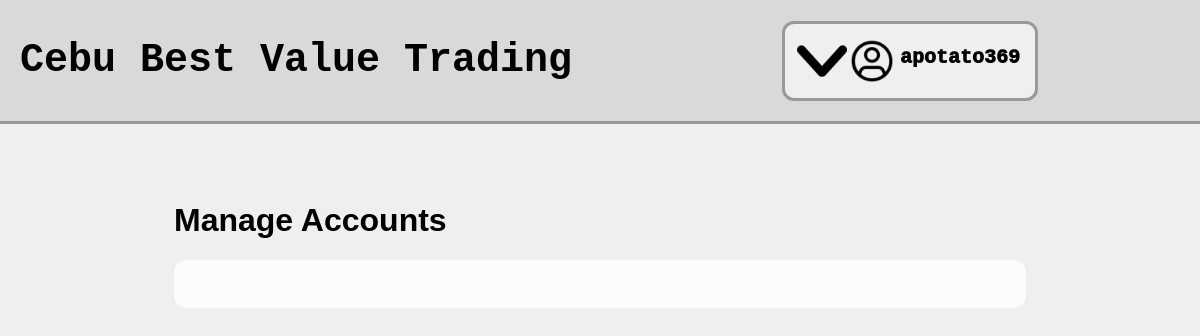
Page /admin/manage-accounts.php (signed in) on the earlier database version.
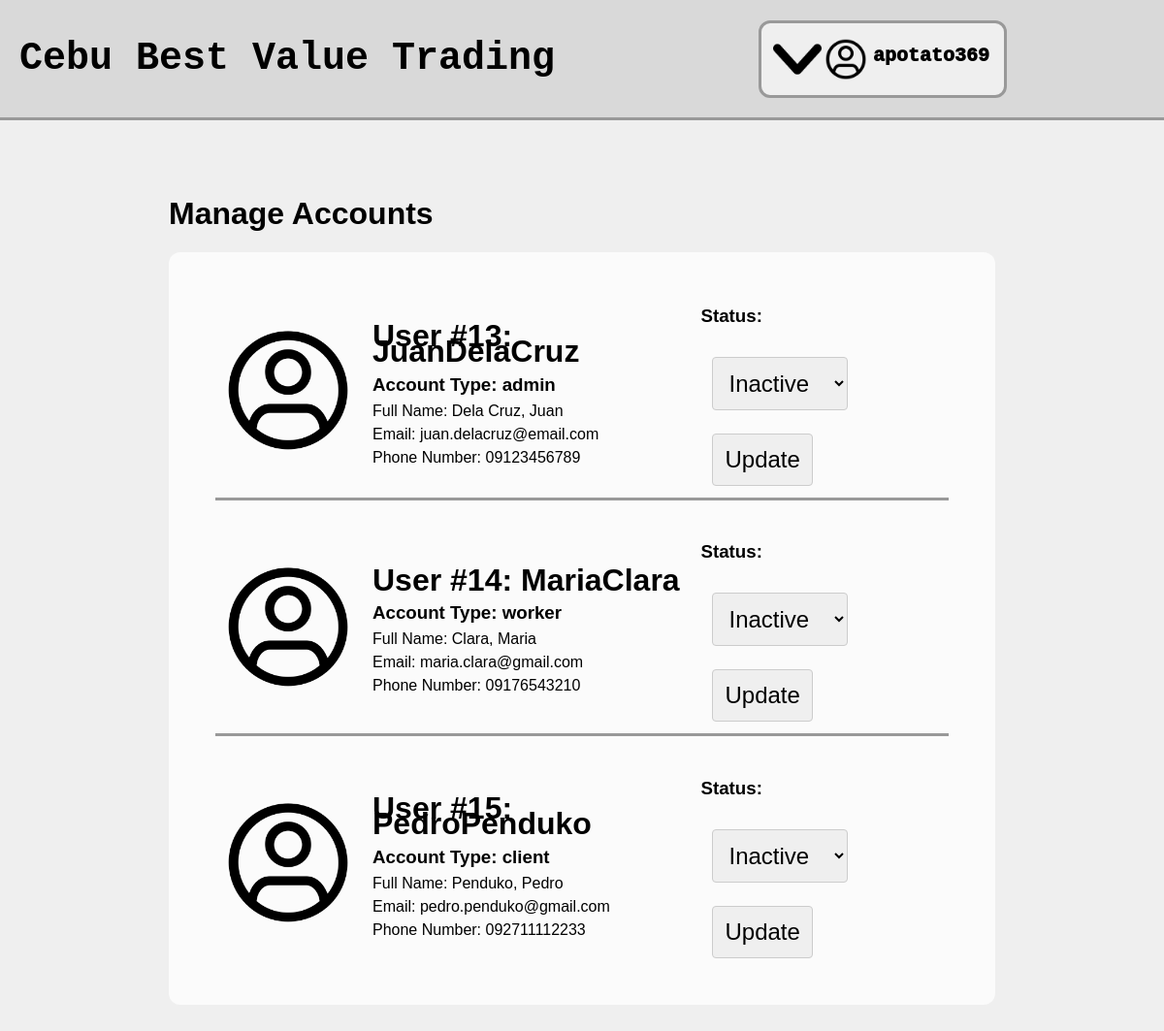
Same page on the later database version.
### tables this page shows
CREATE TABLE `users` (
  `user_id` int(11) NOT NULL,
  `username` varchar(50) NOT NULL,
  `password` varchar(255) NOT NULL,
  `user_type` enum('admin','worker','client') NOT NULL,
  `profile_picture` varchar(200) DEFAULT NULL,
  `first_name` varchar(50) NOT NULL,
  `last_name` varchar(50) NOT NULL,
  `email` varchar(50) NOT NULL,
  `phone_number` varchar(50) NOT NULL,
  `application_status` enum('approved','pending','rejected') NOT NULL DEFAULT 'pending'
);

### admin/manage-accounts.php (the view, shortened to what this page needs)
<!DOCTYPE html>
<html lang="en">
<head>
    <link rel="stylesheet" href="admin.css">
</head>
<body>
    <?php
    include "admin-navbar.php";
    ?>
    <div class="manage-accounts-container">
        <div class="manage-accounts">
            <div class="manage-accounts-title">
                <h1>Manage Accounts</h1>
            </div>
            <div class="manage-accounts-interface">
                <?php
                include "../includes/dbh.inc.php";
                $sessionUserId = $_SESSION["user_id"];
                $sessionUsername = $_SESSION["username"];
                $stmt = mysqli_stmt_init($connection);
                $sql = "SELECT * from users";
                if (!mysqli_stmt_prepare($stmt, $sql)) {
                    echo "Error when preparing SQL statement.";
                }
                if (!mysqli_stmt_execute($stmt)) {
                    echo "Error while executing SQL statement";
                }
                $results = mysqli_stmt_get_result($stmt);
                while ($row = mysqli_fetch_assoc($results)) {
                    $userId = $row["user_id"];
                    $username = $row["username"];
                    if ($sessionUserId === $userId && $sessionUsername === $username) {
                        continue;
                    }
                    $userId = $row["user_id"];
                    $userType = $row["user_type"];
                    $firstName = $row["first_name"];
                    $lastName = $row["last_name"];
                    $email = $row["email"];
                    $phoneNumber = $row["phone_number"];
                    $profilePicture = $row["profile_picture"];
                    $applicationStatus = $row["application_status"];
                    if (empty($profilePicture)) {
                        $profilePicture = "../assets/default_pfp.png";
                    }
                    ?>
                    <div class="account">
                        <div class="account-profile-picture">
                            <img src="<?php echo $profilePicture ?>" alt="">
                        </div>
                        <div class="account-info">
                            <h1>User #<?php echo $userId ?>: <?php echo $username ?></h1>
                            <h3>Account Type: <?php echo $userType ?> </h3>
                            <p>Full Name: <?php echo $lastName.", ".$firstName ?></p>
                            <p>Email: <?php echo $email ?> </p>
                            <p>Phone Number: <?php echo $phoneNumber ?> </p>
                        </div>
                        <div class="account-options">
                            <form action="../includes/update-account-status.inc.php" method="post">
                                <h3>Status: </h3>
                                <select name="account-status">
                                    <option value="pending" <?php if ($applicationStatus === "pending") { echo "selected"; } ?>>Inactive</option>
                                </select>
                                <button type="submit" name="update-account-status">Update</button>
                            </form>
                        </div>
                    </div>
                    <?php
                }
                ?>
            </div>
        </div>
    </div>
</body>
</html>

### admin/admin-navbar.php (shortened to what this page needs)
<?php
    $profilePicPath = "../assets/default_pfp.png";
?>
<nav>
    <div class="nav-title">
        <h1>Cebu Best Value Trading</h1>
    </div>
    <div class="nav-dropdown-menu">
        <div class="nav-dropdown-container">
            <div class="nav-dropdown-button-container">
                <button class="nav-dropdown-button" onclick="openMenu()">
                    <img src="../assets/down_arrow.png" alt="Down Arrow" class="nav-dropdown-button-arrow">
                    <img src="<?php echo $profilePicPath ?>" alt="Profile Pic" class="nav-dropdown-button-pfp">
                    <p><?php echo $_SESSION["username"] ?></p>
                </button>
            </div>
        </div>
    </div>
</nav>

### admin/admin.css (style rules this page uses)
body { font-family: Tahoma, Geneva, Verdana, sans-serif; margin: 0; padding: 0; background-color: #efefef; }
nav { display: flex; flex-direction: row; align-items: center; background-color: #d9d9d9; border-bottom: 3px solid #999999; }
.nav-title { width: 50vw; padding: 5px 20px; }
.nav-title h1 { font-size: 2.5rem; font-weight: 1600; font-family: "Courier New", Courier, monospace; }
.nav-dropdown-menu { width: 50vw; display: flex; flex-direction: column; }
.nav-dropdown-container { margin: auto; float: right; }
.nav-dropdown-button-container button { display: flex; flex-direction: row; height: 100%; }
.nav-dropdown-button { height: 100%; background-color: #efefef; padding: 12px; border: none; border-radius: 12px; border: 3px solid #999999; }
.nav-dropdown-button-arrow { width: 50px; height: 50px; }
.nav-dropdown-button-pfp { width: 50px; height: 50px; border-radius: 50%; }
.nav-dropdown-button p { margin: 10px 3px; font-family: "Courier New", Courier, monospace; font-size: 1.25rem; font-weight: 1000; }
.manage-accounts-container { display: flex; width: 100vw; margin: 0px; padding: 0px; align-items: center; }
.manage-accounts { margin: 7vh auto; }
.manage-accounts-interface { display: flex; flex-direction: column; margin: auto; width: 65vw; padding: 3vh 3vw; border-radius: 12px; background-color: rgb(255, 255, 255, 0.75); }
.account { display: flex; flex-direction: row; align-items: center; border-bottom: #999999 3px solid; margin: 12px; }
.account:last-child { border-bottom: none; }
.account-profile-picture img { width: 150px; height: 150px; border-radius: 50%; margin: auto; }
.account-info { line-height: 0.5; width: 50%; margin: 0px 12px; }
.account-options select { padding: 12px; margin: 12px; font-size: 1.5rem; border: 1px solid #ccc; border-radius: 4px; }
.account-options option { padding: 12px; margin: 12px; font-size: 1.5rem; border: 1px solid #ccc; border-radius: 4px; }
.account-options button { padding: 12px; margin: 12px; font-size: 1.5rem; border: 1px solid #ccc; border-radius: 4px; }

Differences in the rows shown:
added users: user_id "13", username "JuanDelaCruz", user_type "admin", last_name "Dela Cruz", first_name "Juan", email "juan.delacruz@email.com", phone_number "09123456789", account-status "Inactive"
added users: user_id "14", username "MariaClara", user_type "worker", last_name "Clara", first_name "Maria", email "maria.clara@gmail.com", phone_number "09176543210", account-status "Inactive"
added users: user_id "15", username "PedroPenduko", user_type "client", last_name "Penduko", first_name "Pedro", email "pedro.penduko@gmail.com", phone_number "092711112233", account-status "Inactive"
